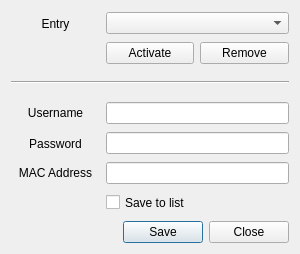
<?xml version="1.0" encoding="UTF-8"?>
<ui version="4.0">
 <class>AccountsDialog</class>
 <widget class="QDialog" name="AccountsDialog">
  <property name="geometry">
   <rect>
    <x>0</x>
    <y>0</y>
    <width>300</width>
    <height>254</height>
   </rect>
  </property>
  <property name="windowTitle">
   <string>Account</string>
  </property>
  <layout class="QGridLayout" name="gridLayout">
   <item row="7" column="0" colspan="3">
    <widget class="QDialogButtonBox" name="buttonBox">
     <property name="standardButtons">
      <set>QDialogButtonBox::Close|QDialogButtonBox::Save</set>
     </property>
    </widget>
   </item>
   <item row="2" column="0" colspan="3">
    <widget class="Line" name="line">
     <property name="sizePolicy">
      <sizepolicy hsizetype="Minimum" vsizetype="Expanding">
       <horstretch>0</horstretch>
       <verstretch>0</verstretch>
      </sizepolicy>
     </property>
     <property name="orientation">
      <enum>Qt::Horizontal</enum>
     </property>
    </widget>
   </item>
   <item row="0" column="0">
    <widget class="QLabel" name="_profile">
     <property name="sizePolicy">
      <sizepolicy hsizetype="Preferred" vsizetype="Expanding">
       <horstretch>0</horstretch>
       <verstretch>0</verstretch>
      </sizepolicy>
     </property>
     <property name="text">
      <string>Entry</string>
     </property>
     <property name="alignment">
      <set>Qt::AlignCenter</set>
     </property>
    </widget>
   </item>
   <item row="1" column="2">
    <widget class="QPushButton" name="bRemove">
     <property name="sizePolicy">
      <sizepolicy hsizetype="Minimum" vsizetype="Maximum">
       <horstretch>0</horstretch>
       <verstretch>0</verstretch>
      </sizepolicy>
     </property>
     <property name="text">
      <string>Remove</string>
     </property>
    </widget>
   </item>
   <item row="4" column="0">
    <widget class="QLabel" name="_password">
     <property name="sizePolicy">
      <sizepolicy hsizetype="Preferred" vsizetype="Expanding">
       <horstretch>0</horstretch>
       <verstretch>0</verstretch>
      </sizepolicy>
     </property>
     <property name="text">
      <string>Password</string>
     </property>
     <property name="alignment">
      <set>Qt::AlignCenter</set>
     </property>
    </widget>
   </item>
   <item row="6" column="1" colspan="2">
    <widget class="QCheckBox" name="isSave">
     <property name="sizePolicy">
      <sizepolicy hsizetype="Minimum" vsizetype="Expanding">
       <horstretch>0</horstretch>
       <verstretch>0</verstretch>
      </sizepolicy>
     </property>
     <property name="text">
      <string>Save to list</string>
     </property>
    </widget>
   </item>
   <item row="4" column="1" colspan="2">
    <widget class="QLineEdit" name="password">
     <property name="sizePolicy">
      <sizepolicy hsizetype="Expanding" vsizetype="Maximum">
       <horstretch>0</horstretch>
       <verstretch>0</verstretch>
      </sizepolicy>
     </property>
     <property name="maxLength">
      <number>100</number>
     </property>
     <property name="echoMode">
      <enum>QLineEdit::Password</enum>
     </property>
    </widget>
   </item>
   <item row="1" column="1">
    <widget class="QPushButton" name="bActivate">
     <property name="sizePolicy">
      <sizepolicy hsizetype="Minimum" vsizetype="Maximum">
       <horstretch>0</horstretch>
       <verstretch>0</verstretch>
      </sizepolicy>
     </property>
     <property name="text">
      <string>Activate</string>
     </property>
    </widget>
   </item>
   <item row="3" column="0">
    <widget class="QLabel" name="_username">
     <property name="sizePolicy">
      <sizepolicy hsizetype="Preferred" vsizetype="Expanding">
       <horstretch>0</horstretch>
       <verstretch>0</verstretch>
      </sizepolicy>
     </property>
     <property name="text">
      <string>Username</string>
     </property>
     <property name="alignment">
      <set>Qt::AlignCenter</set>
     </property>
    </widget>
   </item>
   <item row="3" column="1" colspan="2">
    <widget class="QLineEdit" name="username">
     <property name="sizePolicy">
      <sizepolicy hsizetype="Expanding" vsizetype="Maximum">
       <horstretch>0</horstretch>
       <verstretch>0</verstretch>
      </sizepolicy>
     </property>
     <property name="maxLength">
      <number>100</number>
     </property>
    </widget>
   </item>
   <item row="0" column="1" colspan="2">
    <widget class="QComboBox" name="EntryList">
     <property name="sizePolicy">
      <sizepolicy hsizetype="Preferred" vsizetype="Maximum">
       <horstretch>0</horstretch>
       <verstretch>0</verstretch>
      </sizepolicy>
     </property>
    </widget>
   </item>
   <item row="5" column="1" colspan="2">
    <widget class="QLineEdit" name="macaddress">
     <property name="maxLength">
      <number>17</number>
     </property>
     <property name="readOnly">
      <bool>true</bool>
     </property>
    </widget>
   </item>
   <item row="5" column="0">
    <widget class="QLabel" name="_hwaddress">
     <property name="text">
      <string>MAC Address</string>
     </property>
     <property name="alignment">
      <set>Qt::AlignCenter</set>
     </property>
    </widget>
   </item>
  </layout>
 </widget>
 <tabstops>
  <tabstop>username</tabstop>
  <tabstop>password</tabstop>
  <tabstop>isSave</tabstop>
  <tabstop>buttonBox</tabstop>
  <tabstop>EntryList</tabstop>
  <tabstop>bActivate</tabstop>
  <tabstop>bRemove</tabstop>
 </tabstops>
 <resources/>
 <connections/>
</ui>
